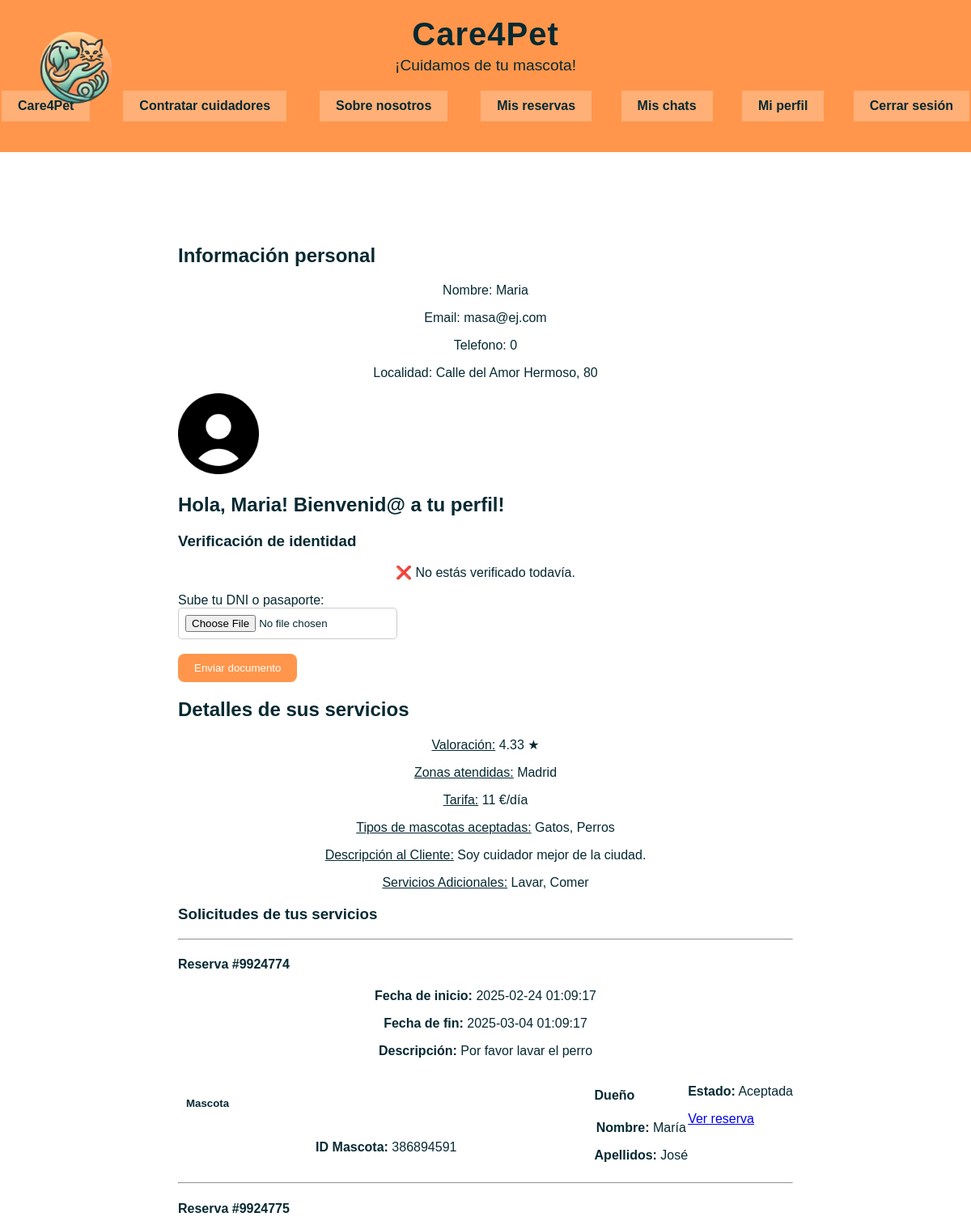
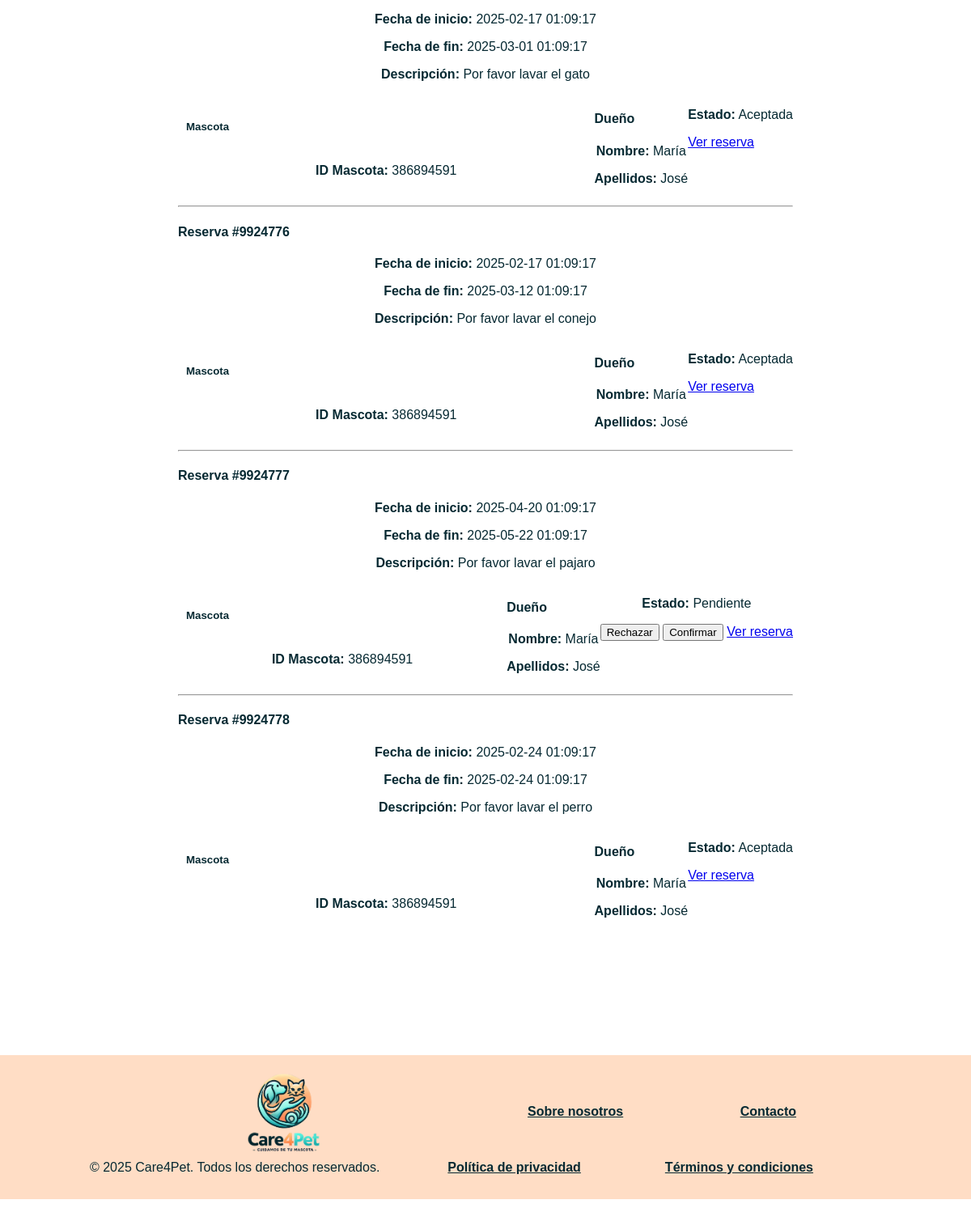
The page /perfil_cuidador.php (signed in) on the database its author committed (2 pictures, top to bottom).
### tables this page shows
CREATE TABLE `usuarios` (
  `idUsuario` bigint(20) UNSIGNED NOT NULL,
  `Nombre` varchar(255) NOT NULL,
  `Apellidos` varchar(255) NOT NULL,
  `Correo` varchar(255) NOT NULL,
  `Contraseña` varchar(255) NOT NULL,
  `DNI` varchar(255) NOT NULL,
  `Telefono` int(11) NOT NULL,
  `FotoPerfil` text DEFAULT NULL,
  `Direccion` varchar(255) DEFAULT NULL,
  `esDueno` tinyint(1) NOT NULL DEFAULT 0,
  `esCuidador` tinyint(1) NOT NULL DEFAULT 0,
  `esAdmin` tinyint(1) NOT NULL DEFAULT 0,
  `cuentaActiva` tinyint(1) NOT NULL DEFAULT 1,
  `fecha_registro` timestamp NOT NULL DEFAULT current_timestamp(),
  `verificado` tinyint(1) NOT NULL DEFAULT 0,
  `documento_verificacion` varchar(255) DEFAULT NULL
);

CREATE TABLE `cuidadores` (
  `idUsuario` bigint(20) UNSIGNED NOT NULL,
  `TiposDeMascotas` longtext DEFAULT NULL,
  `Tarifa` decimal(10,0) UNSIGNED NOT NULL,
  `Descripcion` text DEFAULT NULL,
  `ServiciosAdicionales` longtext DEFAULT NULL,
  `Valoracion` tinyint(3) UNSIGNED DEFAULT NULL,
  `ZonasAtendidas` longtext DEFAULT NULL
);

CREATE TABLE `reservas` (
  `idReserva` bigint(20) UNSIGNED NOT NULL,
  `idUsuario` bigint(20) UNSIGNED NOT NULL,
  `idMascota` bigint(20) UNSIGNED NOT NULL,
  `idCuidador` bigint(20) UNSIGNED NOT NULL,
  `FechaInicio` datetime NOT NULL,
  `FechaFin` datetime NOT NULL,
  `esAceptadaPorCuidador` tinyint(3) UNSIGNED NOT NULL DEFAULT 0,
  `Valoracion` tinyint(3) UNSIGNED DEFAULT NULL,
  `Resena` text DEFAULT NULL,
  `ComentariosAdicionales` text DEFAULT NULL,
  `esReservaActiva` tinyint(1) NOT NULL DEFAULT 1
);

CREATE TABLE `mascotas` (
  `idMascota` bigint(20) UNSIGNED NOT NULL,
  `FotoMascota` text DEFAULT NULL,
  `Descripcion` text DEFAULT NULL,
  `TipoMascota` bigint(20) UNSIGNED NOT NULL
);

### perfil_cuidador.php (the view, shortened to what the rows shown need)
<?php
    require_once __DIR__ . '/includes/mysql/DatabaseConnection.php';
    require_once __DIR__ . '/includes/mysql/DAOs/DAOUsuario.php';
    require_once __DIR__ . '/includes/mysql/DAOs/DAOCuidador.php';
    require_once __DIR__ . '/includes/mysql/DAOs/DAOReserva.php';
    $usuario = NULL;
    $cuidador = NULL;
    $listaReservas = [];
    if (isset($_SESSION["login"]) && $_SESSION["login"] == true) {
        $id = $_SESSION["id"];
        $usuario = (DAOUsuario::getInstance())->leerUnUsuario($_SESSION["email"]);
        $cuidador = (DAOCuidador::getInstance())->leerUnCuidador($id);
		$listaReservas = (DAOReserva::getInstance())->leerReservasDelCuidador($id);
        $sentencia_sql_valoracion =
        "SELECT AVG(valoracion) AS average_valoracion FROM reservas WHERE idCuidador = '$id' AND valoracion IS NOT NULL";
        $con = (DatabaseConnection::getInstance())->getConnection();
        $consulta_agrega_valoracion = $con->query($sentencia_sql_valoracion);
        $average_valoracion = NULL;
        if ($consulta_agrega_valoracion) {
            $row = $consulta_agrega_valoracion->fetch_assoc();
            $average_valoracion = $row['average_valoracion'];
            $average_valoracion = $average_valoracion !== null ? $average_valoracion : 0;
        } else {
            echo "Error SQL: " . $con->error;
        }
    }
?>
<!DOCTYPE html>
<html lang="es">
<head>
    <link rel="stylesheet" type="text/css" href="<?= RUTA_CSS ?>estilo.css" />
</head>
<body>
<?php
    require_once __DIR__ . '/includes/vistas/comun/cabecera.php';
?>
<div class="contenedor-general">
    <main class="perfil-container">
        <section class="perfil-info">
            <h2>Información personal</h2>
            <?php if ($usuario): ?>
                <p>Nombre: <?= htmlspecialchars($usuario->nombre); ?></p>
                <p>Email: <?= htmlspecialchars($usuario->correo); ?></p>
                <p>Telefono: <?= htmlspecialchars($usuario->telefono); ?></p>
                <p>Localidad: <?= htmlspecialchars($usuario->direccion); ?></p>
                <div class="foto-perfil">
                    <img src="img/perfil_rand.png" alt="Foto de perfil" width="100" height="100">
                </div>
                <h2>Hola, <?= htmlspecialchars($usuario->nombre); ?>! Bienvenid@ a tu perfil!</h2>
            <?php else: ?>
                <p>No se pudo cargar la información del usuario.</p>
            <?php endif; ?>
            <?php
            $verificado = false;
            $consultaVerificacion = $con->query("SELECT verificado FROM usuarios WHERE idUsuario = $id");
            if ($consultaVerificacion) {
                $verificado = $consultaVerificacion->fetch_assoc()['verificado'] ?? false;
            }
            ?>
            <h3>Verificación de identidad</h3>
            <?php if ($verificado): ?>
                <p>✔ Ya estás verificado</p>
            <?php else: ?>
                <p>❌ No estás verificado todavía.</p>
                <form action="subir_documento_verificacion.php" method="POST" enctype="multipart/form-data">
                    <label for="documento">Sube tu DNI o pasaporte:</label><br>
                    <input type="file" name="documento_verificacion" id="documento" accept=".jpg,.jpeg,.png,.pdf" required><br><br>
                    <button type="submit">Enviar documento</button>
                </form>
            <?php endif; ?>
		</section>
            <section div class="detalles-servicios">
                <h2>Detalles de sus servicios</h2>
                <?php if ($cuidador): ?>
					<p><u>Valoración:</u> <?= htmlspecialchars(number_format($average_valoracion, 2)); ?> ★</p>
					<p><u>Zonas atendidas:</u> <?= htmlspecialchars($cuidador->zonasAtendidas); ?></p>
					<p><u>Tarifa:</u> <?= htmlspecialchars($cuidador->tarifa); ?> €/día</p>
					<p><u>Tipos de mascotas aceptadas:</u> <?= htmlspecialchars($cuidador->tiposDeMascotas); ?></p>
                    <p><u>Descripción al Cliente:</u> <?= htmlspecialchars($cuidador->descripcion); ?></p>
                    <p><u>Servicios Adicionales:</u> <?= htmlspecialchars($cuidador->serviciosAdicionales); ?></p>
                <?php else: ?>
                    <p>No se pudo cargar la información del cuidador.</p>
                <?php endif; ?>
            </section>
        <section class="solicitudes">
            <?php if (is_array($listaReservas) && count($listaReservas) > 0): ?>
                <?php foreach ($listaReservas as $reserva) : ?>
                    <div>
                        <hr>
                        <h4>Reserva #<?= htmlspecialchars($reserva->getId()); ?></h4>
                        <p><strong>Fecha de inicio:</strong> <?= htmlspecialchars($reserva->getFechaInicio()); ?></p>
                        <p><strong>Fecha de fin:</strong> <?= htmlspecialchars($reserva->getFechaFin()); ?></p>
                        <p><strong>Descripción:</strong> <?= htmlspecialchars($reserva->getComentariosAdicionales()); ?></p>
                        <div class='reserva-details'>
                            <div class='mascota-info'>
                                <h5>Mascota</h5>
                                <p><strong>ID Mascota:</strong> <?= htmlspecialchars($reserva->getIdMascota()); ?></p>
                            </div>
                            <div class='dueno-info'>
                                <h4>Dueño</h4>
                                <p><strong>Nombre:</strong> <?= htmlspecialchars($reserva->getNombreDueno()) ?></p>
                                <p><strong>Apellidos:</strong> <?= htmlspecialchars($reserva->getApellidosDueno()) ?></p>
                            </div>
                    <form method='POST'>
                        <?php
                        $finicio = new DateTime($reserva->getFechaInicio());
                        $now = new DateTime();
                        ?>
                        <div class='reserva-actions'>
                            <p><strong>Estado:</strong> <?= $reserva->getEsAceptadaPorCuidador() ? "Aceptada" : "Pendiente"; ?></p>
                            <?php if ($finicio > $now) : ?>
                                <button type="submit" name="rechazarReserva" class="btn-rechazar">Rechazar</button>
                                <button type="submit" name="confirmarReserva" class="btn-confirmar">Confirmar</button>
                            <?php endif; ?>
                            <?php echo "<a href='detalles_reserva_cuidador.php?reserva=" . $reserva->getId() . "'>Ver reserva</a>"; ?>
                        </div>
                    </div>
                <?php endforeach; ?>
            <?php else: ?>
                <p>Actualmente no tienes ninguna reserva.</p>
            <?php endif; ?>
        </section>
    </main>
</div>
<?php require_once __DIR__ . '/includes/vistas/comun/pie_pagina.php'; ?>
</body>
</html>

### rows shown on the page
usuarios: Nombre "Maria", Correo "masa@ej.com", Telefono "0", Direccion "Calle del Amor Hermoso, 80"
cuidadores: ZonasAtendidas "Madrid", Tarifa "11", TiposDeMascotas "Gatos, Perros", Descripcion "Soy cuidador mejor de la ciudad.", ServiciosAdicionales "Lavar, Comer"
reservas: idReserva "9924774", FechaInicio "2025-02-24 01:09:17", FechaFin "2025-03-04 01:09:17", ComentariosAdicionales "Por favor lavar el perro", idMascota.idMascota "386894591", idUsuario.Nombre "María", idUsuario.Apellidos "José", esAceptadaPorCuidador "Aceptada"
reservas: idReserva "9924775", FechaInicio "2025-02-17 01:09:17", FechaFin "2025-03-01 01:09:17", ComentariosAdicionales "Por favor lavar el gato", idMascota.idMascota "386894591", idUsuario.Nombre "María", idUsuario.Apellidos "José", esAceptadaPorCuidador "Aceptada"
reservas: idReserva "9924776", FechaInicio "2025-02-17 01:09:17", FechaFin "2025-03-12 01:09:17", ComentariosAdicionales "Por favor lavar el conejo", idMascota.idMascota "386894591", idUsuario.Nombre "María", idUsuario.Apellidos "José", esAceptadaPorCuidador "Aceptada"
reservas: idReserva "9924777", FechaInicio "2025-04-20 01:09:17", FechaFin "2025-05-22 01:09:17", ComentariosAdicionales "Por favor lavar el pajaro", idMascota.idMascota "386894591", idUsuario.Nombre "María", idUsuario.Apellidos "José", esAceptadaPorCuidador "Pendiente", shows "Rechazar"
reservas: idReserva "9924778", FechaInicio "2025-02-24 01:09:17", FechaFin "2025-02-24 01:09:17", ComentariosAdicionales "Por favor lavar el perro", idMascota.idMascota "386894591", idUsuario.Nombre "María", idUsuario.Apellidos "José", esAceptadaPorCuidador "Aceptada"

### other values the page prints
$average_valoracion "4.33"
